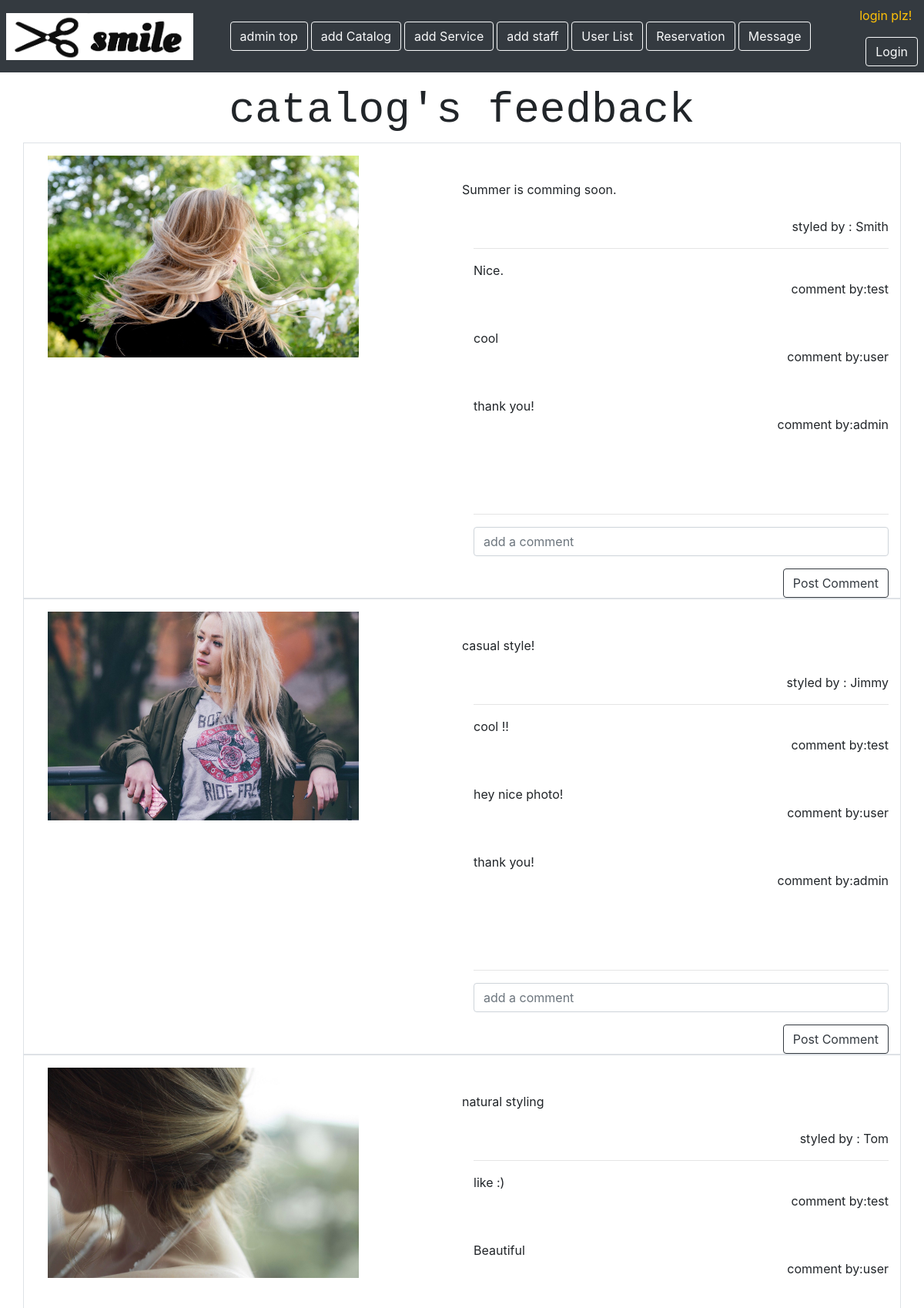
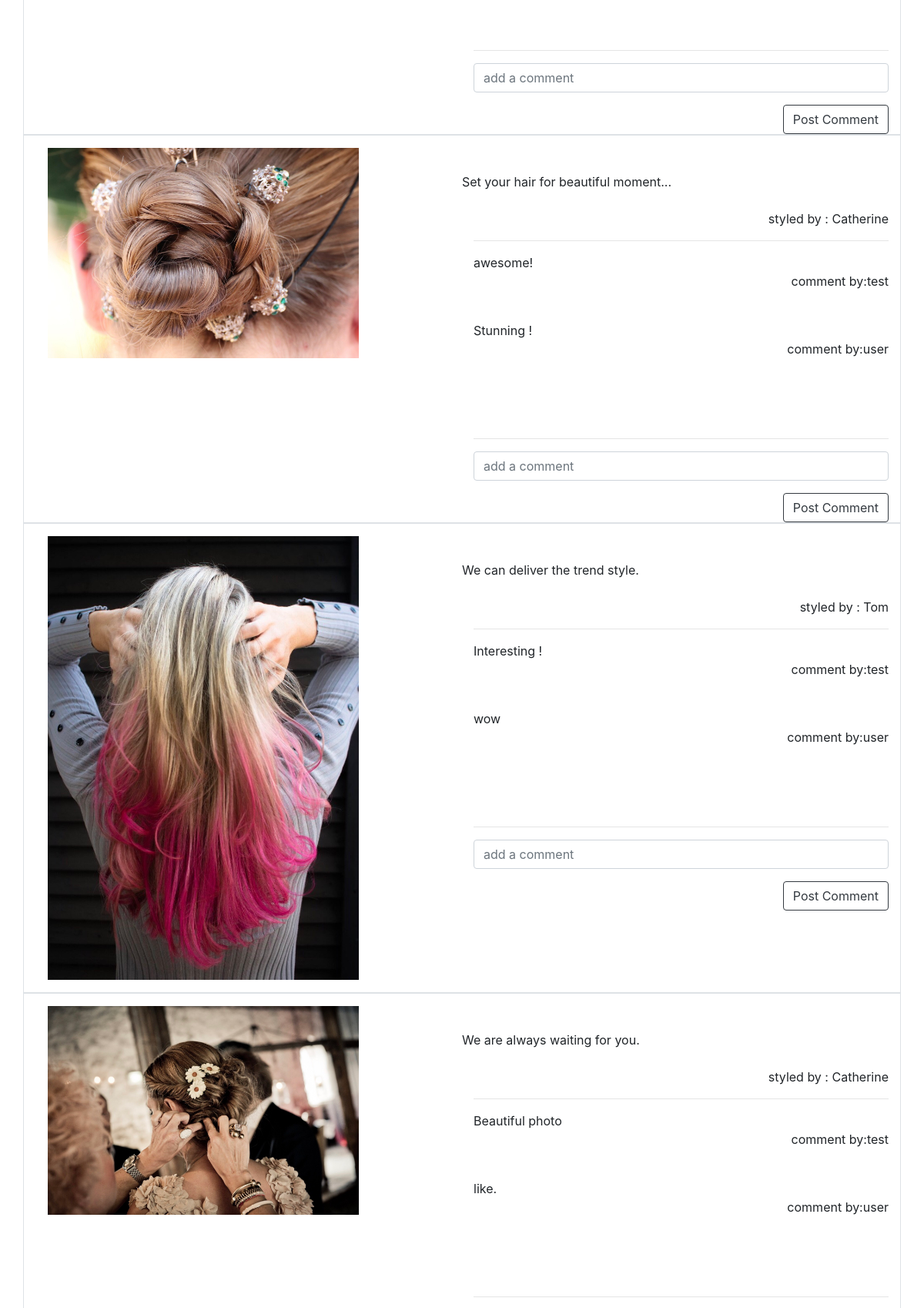
The app's page /catalog_fb.php (upper part) with its own data (2 pictures, top to bottom).
### tables this page shows
CREATE TABLE `catalog` (
  `catalog_id` int(11) NOT NULL,
  `catalog_photo` varchar(100) NOT NULL,
  `catalog_comment` varchar(1000) NOT NULL,
  `photo_stylist` varchar(100) NOT NULL
);

CREATE TABLE `catalog_comment` (
  `comment_id` int(11) NOT NULL,
  `comment` varchar(100) NOT NULL,
  `user` varchar(100) NOT NULL,
  `catalog_id` int(11) NOT NULL,
  `user_id` int(100) NOT NULL
);

### classes/connection.php (called while the page is built, shortened)
<?php
class Connection{
    private $servername="localhost";
    private $username ="root";
    private $password ="root";
    private $db_name ="hairsalon";
    function __construct(){
        $this->conn = new mysqli($this->servername,$this->username,$this->password,$this->db_name);
        if($this->conn->connect_error){
            die('error connection to database'.$this->conn->connect_error);
        }else{
            return $this->conn;
        }
    }
}
?>

### hairsalonAction.php (called while the page is built, shortened)
<?php
include 'classes/Hairsalon.php';
$Hairsalon= new Hairsalon;
?>

### classes/Hairsalon.php (called while the page is built, shortened)
<?php
include 'connection.php';
class Hairsalon extends Connection{
function displayCatalogComment($catalogID){
    $sql="SELECT * FROM catalog_comment WHERE catalog_id ='$catalogID'";
    $result =$this->conn->query($sql);
    if($result->num_rows>0){
        while($rows =$result->fetch_assoc()){
            $row[]=$rows;
        }return $row;
    }else{
        return FALSE;
    }
}
function displayCatalog(){
    $sql="SELECT * FROM catalog ORDER BY catalog_id DESC";
    $result =$this->conn->query($sql);
    if($result->num_rows>0){
        while($rows =$result->fetch_assoc()){
            $row[]=$rows;
        }
        return $row;
    }else{
        return FALSE;
    }
}
}
?>

### catalog_fb.php (the view, shortened to what this page needs)
<?php
include 'adminMenu.php';
$hairCatalogList = $Hairsalon->displayCatalog();
?>
<!doctype html>
<html lang="en">
  <head>
    <link rel="stylesheet" href="https://stackpath.bootstrapcdn.com/bootstrap/4.3.1/css/bootstrap.min.css">
</head>
  <body>
      <div class="container mt-3">
        <h3 class="display-4 text-monospace text-center"> catalog's feedback</h3>
            <?php
             foreach($hairCatalogList as $row){
                echo "<div class='row border'>";
                    echo "<div class='col-lg-6'>";
                        $uploaded_photo = $row['catalog_photo'];
                        echo "<img src='upload/admin/catalog/$uploaded_photo' alt='' class='w-75 m-3'　id='' >";
                    echo "</div>";
                    echo "<div class='col-lg-6'>";
                            echo"<div class='row mt-5'>";
                                echo $row['catalog_comment'];
                            echo "</div>";
                            echo "<br>";
                            echo "<p class='text-right'> styled by : ".$row['photo_stylist']."</p>";
                            echo "<hr>";
                            $catalogID= $row['catalog_id'];
                            $comments=$Hairsalon->displayCatalogComment($catalogID);
                            foreach($comments as $row2){
                                echo $row2['comment'];
                                echo "<br>";
                                echo "<p class='text-right'>comment by:".$row2['user']."</p>";
                                echo "<br>";
                            }
                            echo "<br>";
                            echo "<br>";
                            echo "<hr>";
                            echo "<form action='hairsalonAction.php' method='post'>";
                            ?>
                                <input type="text" name="content" class = 'form-control' placeholder='add a comment' id="">
                                <button type="submit" name='send' class="btn btn-outline-dark float-right mt-3">Post Comment</button>
                           <?php
                            echo "</form>";
                    echo "</div>";
                echo "</div>";
                }
            ?>
        </div>
  </body>
</html>

### adminMenu.php (style rules this page uses)
body { height:150px; }

### records on screen
catalog: catalog_photo (picture), catalog_comment "Summer is comming soon.", photo_stylist "Smith"
catalog_comment: comment "Nice.", user "test"
catalog_comment: comment "cool", user "user"
catalog_comment: comment "thank you!", user "admin"
catalog: catalog_photo (picture), catalog_comment "casual style!", photo_stylist "Jimmy"
catalog_comment: comment "cool !!", user "test"
catalog_comment: comment "hey nice photo!", user "user"
catalog_comment: comment "thank you!", user "admin"
catalog: catalog_photo (picture), catalog_comment "natural styling", photo_stylist "Tom"
catalog_comment: comment "like :)", user "test"
catalog_comment: comment "Beautiful", user "user"
catalog: catalog_photo (picture), catalog_comment "Set your hair for beautiful moment...", photo_stylist "Catherine"
catalog_comment: comment "awesome!", user "test"
catalog_comment: comment "Stunning !", user "user"
catalog: catalog_photo (picture), catalog_comment "We can deliver the trend style.", photo_stylist "Tom"
catalog_comment: comment "Interesting !", user "test"
catalog_comment: comment "wow", user "user"
catalog: catalog_photo (picture), catalog_comment "We are always waiting for you.", photo_stylist "Catherine"
catalog_comment: comment "Beautiful photo", user "test"
catalog_comment: comment "like.", user "user"
